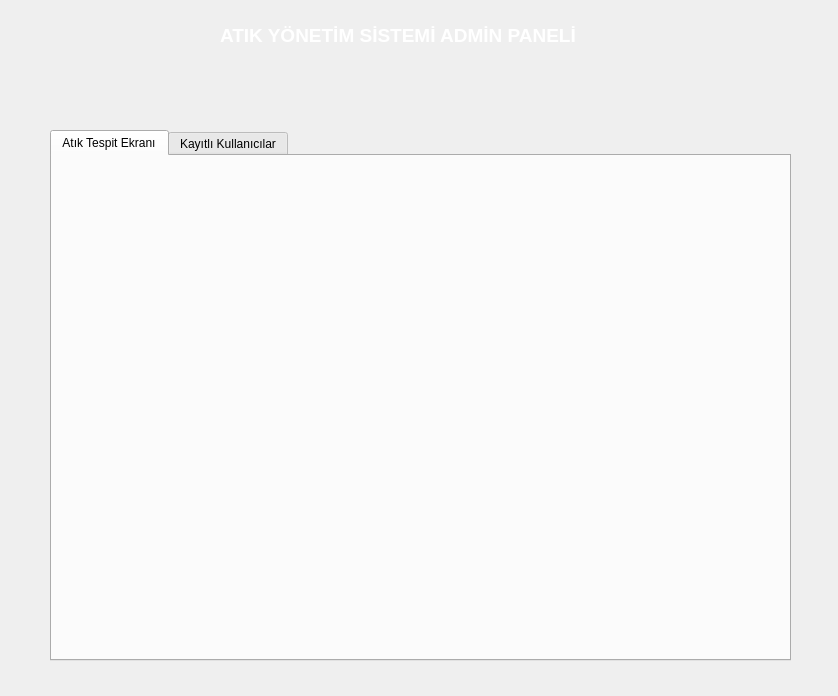
<?xml version="1.0" encoding="UTF-8"?>
<ui version="4.0">
 <class>Admin_panel</class>
 <widget class="QMainWindow" name="Admin_panel">
  <property name="geometry">
   <rect>
    <x>0</x>
    <y>0</y>
    <width>838</width>
    <height>696</height>
   </rect>
  </property>
  <property name="windowTitle">
   <string>MainWindow</string>
  </property>
  <widget class="QWidget" name="centralwidget">
   <widget class="QTabWidget" name="tabWidget">
    <property name="geometry">
     <rect>
      <x>50</x>
      <y>130</y>
      <width>741</width>
      <height>531</height>
     </rect>
    </property>
    <property name="currentIndex">
     <number>0</number>
    </property>
    <widget class="QWidget" name="tab_2">
     <attribute name="title">
      <string>Atık Tespit Ekranı</string>
     </attribute>
    </widget>
    <widget class="QWidget" name="tab">
     <attribute name="title">
      <string>Kayıtlı Kullanıcılar</string>
     </attribute>
     <widget class="QTableWidget" name="tablo">
      <property name="geometry">
       <rect>
        <x>0</x>
        <y>10</y>
        <width>741</width>
        <height>192</height>
       </rect>
      </property>
      <property name="editTriggers">
       <set>QAbstractItemView::NoEditTriggers</set>
      </property>
      <column>
       <property name="text">
        <string>ID</string>
       </property>
      </column>
      <column>
       <property name="text">
        <string>Ad</string>
       </property>
      </column>
      <column>
       <property name="text">
        <string>Soyad</string>
       </property>
      </column>
      <column>
       <property name="text">
        <string>TC Kim. No</string>
       </property>
      </column>
      <column>
       <property name="text">
        <string>Telefon Num.</string>
       </property>
      </column>
      <column>
       <property name="text">
        <string>Şifre</string>
       </property>
      </column>
     </widget>
    </widget>
   </widget>
   <widget class="QLabel" name="label">
    <property name="geometry">
     <rect>
      <x>220</x>
      <y>20</y>
      <width>391</width>
      <height>31</height>
     </rect>
    </property>
    <property name="font">
     <font>
      <pointsize>14</pointsize>
      <weight>75</weight>
      <bold>true</bold>
      <stylestrategy>PreferDefault</stylestrategy>
      <kerning>true</kerning>
     </font>
    </property>
    <property name="styleSheet">
     <string notr="true">color: rgb(184, 207, 223);
color: rgb(255, 255, 255);</string>
    </property>
    <property name="text">
     <string>ATIK YÖNETİM SİSTEMİ ADMİN PANELİ</string>
    </property>
   </widget>
   <widget class="QLabel" name="label_2">
    <property name="geometry">
     <rect>
      <x>0</x>
      <y>0</y>
      <width>101</width>
      <height>91</height>
     </rect>
    </property>
    <property name="text">
     <string/>
    </property>
    <property name="pixmap">
     <pixmap>admin-business-icon-businessman-business-people-male-avatar-profile-pictures-man-in-suit-for-your-web-site-design-logo-app-ui-solid-style-illustration-design-on-whit.jpg</pixmap>
    </property>
    <property name="scaledContents">
     <bool>true</bool>
    </property>
    <property name="openExternalLinks">
     <bool>false</bool>
    </property>
    <property name="buddy">
     <cstring></cstring>
    </property>
   </widget>
   <widget class="QLabel" name="label_4">
    <property name="geometry">
     <rect>
      <x>740</x>
      <y>0</y>
      <width>101</width>
      <height>91</height>
     </rect>
    </property>
    <property name="text">
     <string/>
    </property>
    <property name="pixmap">
     <pixmap>../Tez Kodlar/foto/images.png</pixmap>
    </property>
    <property name="scaledContents">
     <bool>true</bool>
    </property>
    <property name="openExternalLinks">
     <bool>false</bool>
    </property>
    <property name="buddy">
     <cstring></cstring>
    </property>
   </widget>
   <widget class="QLabel" name="label_3">
    <property name="geometry">
     <rect>
      <x>-20</x>
      <y>0</y>
      <width>861</width>
      <height>841</height>
     </rect>
    </property>
    <property name="text">
     <string/>
    </property>
    <property name="pixmap">
     <pixmap>duvar-resimleri-gokyuzu-arka-plan.jpg.jpg</pixmap>
    </property>
    <property name="scaledContents">
     <bool>true</bool>
    </property>
    <property name="openExternalLinks">
     <bool>false</bool>
    </property>
    <property name="buddy">
     <cstring></cstring>
    </property>
   </widget>
   <widget class="QWidget" name="horizontalLayoutWidget_7">
    <property name="geometry">
     <rect>
      <x>0</x>
      <y>90</y>
      <width>51</width>
      <height>611</height>
     </rect>
    </property>
    <layout class="QHBoxLayout" name="horizontalLayout_9"/>
   </widget>
   <widget class="QWidget" name="horizontalLayoutWidget_8">
    <property name="geometry">
     <rect>
      <x>790</x>
      <y>90</y>
      <width>51</width>
      <height>611</height>
     </rect>
    </property>
    <layout class="QHBoxLayout" name="horizontalLayout_10"/>
   </widget>
   <widget class="QWidget" name="horizontalLayoutWidget_9">
    <property name="geometry">
     <rect>
      <x>50</x>
      <y>90</y>
      <width>741</width>
      <height>41</height>
     </rect>
    </property>
    <layout class="QHBoxLayout" name="horizontalLayout_11"/>
   </widget>
   <widget class="QWidget" name="horizontalLayoutWidget_11">
    <property name="geometry">
     <rect>
      <x>620</x>
      <y>0</y>
      <width>121</width>
      <height>91</height>
     </rect>
    </property>
    <layout class="QHBoxLayout" name="horizontalLayout_13"/>
   </widget>
   <widget class="QWidget" name="horizontalLayoutWidget_10">
    <property name="geometry">
     <rect>
      <x>50</x>
      <y>660</y>
      <width>741</width>
      <height>41</height>
     </rect>
    </property>
    <layout class="QHBoxLayout" name="horizontalLayout_12"/>
   </widget>
   <widget class="QWidget" name="horizontalLayoutWidget_12">
    <property name="geometry">
     <rect>
      <x>100</x>
      <y>0</y>
      <width>121</width>
      <height>91</height>
     </rect>
    </property>
    <layout class="QHBoxLayout" name="horizontalLayout_15"/>
   </widget>
   <zorder>label_3</zorder>
   <zorder>tabWidget</zorder>
   <zorder>label</zorder>
   <zorder>label_2</zorder>
   <zorder>label_4</zorder>
   <zorder>horizontalLayoutWidget_7</zorder>
   <zorder>horizontalLayoutWidget_8</zorder>
   <zorder>horizontalLayoutWidget_9</zorder>
   <zorder>horizontalLayoutWidget_11</zorder>
   <zorder>horizontalLayoutWidget_10</zorder>
   <zorder>horizontalLayoutWidget_12</zorder>
  </widget>
 </widget>
 <resources/>
 <connections/>
</ui>
